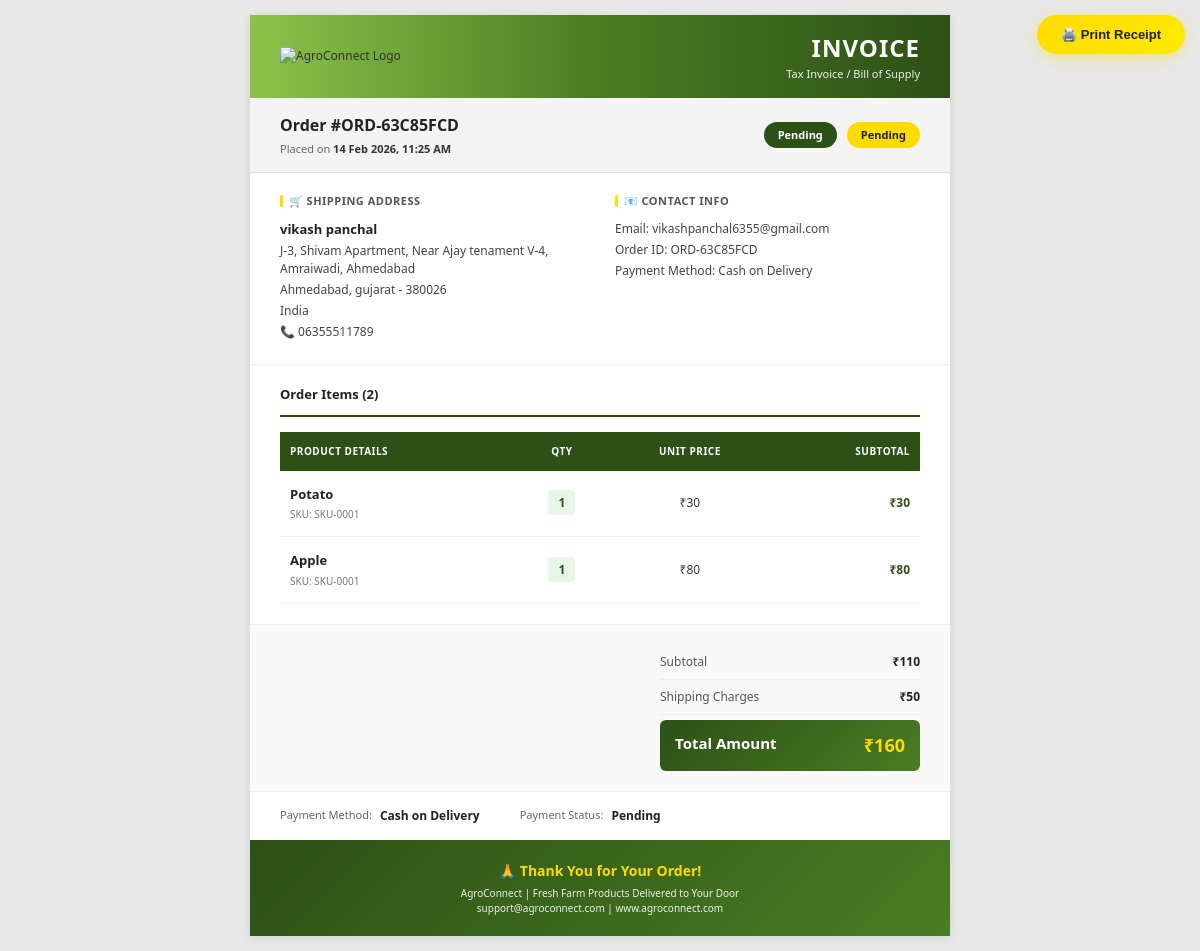
Page /print-receipt/1/ (signed in) on the committed database.
### user/models.py (models this page shows, shortened)
class Order(models.Model):
    STATUS_CHOICES = [
        ('pending', 'Pending'),
        ('processing', 'Processing'),
        ('shipped', 'Shipped'),
        ('delivered', 'Delivered'),
        ('cancelled', 'Cancelled'),
    ]
    order_number = models.CharField(max_length=50, unique=True)
    user = models.ForeignKey(User, on_delete=models.CASCADE, null=True, blank=True)
    farmer = models.ForeignKey('myadmin.Farmer', on_delete=models.SET_NULL, null=True, blank=True, related_name='user_orders')
    session_id = models.CharField(max_length=100, null=True, blank=True)
    first_name = models.CharField(max_length=100)
    last_name = models.CharField(max_length=100)
    email = models.EmailField()
    phone = models.CharField(max_length=20)
    address_line_1 = models.CharField(max_length=255)
    address_line_2 = models.CharField(max_length=255, blank=True, null=True)
    city = models.CharField(max_length=100)
    state = models.CharField(max_length=100)
    postal_code = models.CharField(max_length=20)
    country = models.CharField(max_length=100, default='India')
    status = models.CharField(max_length=20, choices=STATUS_CHOICES, default='pending')
    subtotal = models.DecimalField(max_digits=10, decimal_places=2)
    shipping_cost = models.DecimalField(max_digits=10, decimal_places=2, default=0)
    total = models.DecimalField(max_digits=10, decimal_places=2)
    payment_method = models.CharField(max_length=50, default='cod')
    payment_status = models.CharField(max_length=20, default='pending')
    razorpay_payment_id = models.CharField(max_length=100, null=True, blank=True)
    razorpay_order_id = models.CharField(max_length=100, null=True, blank=True)
    notes = models.TextField(blank=True, null=True)
    created_at = models.DateTimeField(auto_now_add=True)
    updated_at = models.DateTimeField(auto_now=True)
    class Meta:
        ordering = ['-created_at']

class OrderItem(models.Model):
    order = models.ForeignKey(Order, related_name='items', on_delete=models.CASCADE)
    product = models.ForeignKey(Product, on_delete=models.CASCADE)
    quantity = models.IntegerField(default=1)
    price = models.DecimalField(max_digits=10, decimal_places=2)
    subtotal = models.DecimalField(max_digits=10, decimal_places=2)

class Product(models.Model):
    name = models.CharField(max_length=200)
    farmer = models.ForeignKey('myadmin.Farmer', on_delete=models.SET_NULL, null=True, blank=True, related_name='user_products')
    category = models.ForeignKey(Category, on_delete=models.CASCADE)
    description = models.TextField(blank=True, null=True)
    additional_info = models.TextField(blank=True, null=True, help_text="Enter additional info as JSON: {\"key\": \"value\"}")
    reviews = models.TextField(blank=True, null=True, help_text="Enter reviews as JSON: [{\"name\": \"Reviewer\", \"date\": \"Date\", \"comment\": \"Comment\"}]")
    price = models.DecimalField(max_digits=10, decimal_places=2)
    original_price = models.DecimalField(max_digits=10, decimal_places=2, blank=True, null=True)
    image = models.ImageField(upload_to='products/', blank=True, null=True)
    rating = models.FloatField(default=5.0)
    is_new = models.BooleanField(default=False)
    is_hot = models.BooleanField(default=False)
    is_sale = models.BooleanField(default=False)
    stock = models.IntegerField(default=12)
    view_count = models.IntegerField(default=9)
    sold_count = models.IntegerField(default=4)
    sku = models.CharField(max_length=50, default='SKU-0001')
    tags = models.CharField(max_length=200, default='FOOD,NUTS,ORGANIC')
    created_at = models.DateTimeField(auto_now_add=True)

### user/views.py (the view)
# urls.py: path('print-receipt/<int:order_id>/', user_views.print_receipt, name='print_receipt'),
def print_receipt(request, order_id):
    order = get_object_or_404(Order, id=order_id)
    if not _user_can_access_order(request, order):
        messages.error(request, 'You do not have permission to view this receipt.')
        return redirect('index')
    order_items = order.items.all()
    return render(request, 'print-receipt.html', {
        'order': order,
        'order_items': order_items
    })

### user/context_processors.py (called while the page is built)
def cart_context(request):
    cart = None
    cart_count = 0
    cart_total = 0
    if request.session.session_key:
        cart = Cart.objects.filter(session_id=request.session.session_key).first()
        if cart and cart.items.exists():
            cart_count = sum(item.quantity for item in cart.items.all())
            cart_total = sum(item.subtotal for item in cart.items.all())
    return {
        'cart': cart,
        'cart_count': cart_count,
        'cart_total': cart_total,
    }

def categories_context(request):
    categories = Category.objects.annotate(product_count=Count('product'))
    return {
        'categories': categories,
    }

def language_context(request):
    return {
        'current_language': get_language() or 'en',
    }

def notification_context(request):
    settings = SiteSettings.get_settings()
    return {
        'notification_banner': settings.notification_banner if settings.is_notification_active else '',
        'is_notification_active': settings.is_notification_active,
    }

### user/models.py (called while the page is built)
    @classmethod
    def get_settings(cls):
        settings, created = cls.objects.get_or_create(pk=1)
        return settings

### user/views.py (called while the page is built)
def _user_can_access_order(request, order):
    if request.user.is_authenticated:
        return order.user == request.user
    return bool(request.session.session_key and order.session_id == request.session.session_key)

### user/template/print-receipt.html (shortened to what this page needs)
{% load static %}
<!DOCTYPE html>
<html>
<head>
</head>
<body>
    <button class="print-btn" onclick="window.print()">🖨️ Print Receipt</button>
    <div class="receipt">
        <div class="header">
            <div class="logo-section">
                <div class="logo-icon">
                    <img src="{% static 'images/logo/image.png' %}" alt="AgroConnect Logo">
                </div>
            </div>
            <div class="invoice-label">
                <h1>INVOICE</h1>
                <p>Tax Invoice / Bill of Supply</p>
            </div>
        </div>
        <div class="order-bar">
            <div class="order-info-left">
                <h2>Order #{{ order.order_number }}</h2>
                <p>Placed on <strong>{{ order.created_at|date:"d M Y, h:i A" }}</strong></p>
            </div>
            <div class="order-status">
                <span class="status-pill status-order">{{ order.status|title }}</span>
                <span class="status-pill status-payment">{{ order.payment_status|title }}</span>
            </div>
        </div>
        <div class="address-section">
            <div class="address-box">
                <h3>🛒 Shipping Address</h3>
                <p class="name">{{ order.first_name }} {{ order.last_name }}</p>
                <p>{{ order.address_line_1 }}{% if order.address_line_2 %}, {{ order.address_line_2 }}{% endif %}</p>
                <p>{{ order.city }}, {{ order.state }} - {{ order.postal_code }}</p>
                <p>{{ order.country }}</p>
                <p>📞 {{ order.phone }}</p>
            </div>
            <div class="address-box">
                <h3>📧 Contact Info</h3>
                <p>Email: {{ order.email }}</p>
                <p>Order ID: {{ order.order_number }}</p>
                <p>Payment Method:
                    {% if order.payment_method == 'cod' %}Cash on Delivery
                    {% elif order.payment_method == 'online' %}Online Payment
                    {% elif order.payment_method == 'upi' %}UPI
                    {% else %}{{ order.payment_method|title }}
                    {% endif %}
                </p>
            </div>
        </div>
        <div class="products-section">
            <div class="section-header">Order Items ({{ order_items|length }})</div>
            <table class="products-table">
                <thead>
                    <tr>
                        <th>Product Details</th>
                        <th>Qty</th>
                        <th>Unit Price</th>
                        <th>Subtotal</th>
                    </tr>
                </thead>
                <tbody>
                    {% for item in order_items %}
                    <tr>
                        <td>
                            <div class="product-info">
                                <div class="name">{{ item.product.name }}</div>
                                {% if item.product.sku %}
                                <div class="sku">SKU: {{ item.product.sku }}</div>
                                {% endif %}
                            </div>
                        </td>
                        <td><span class="product-qty">{{ item.quantity }}</span></td>
                        <td>₹{{ item.price|floatformat:0 }}</td>
                        <td>₹{{ item.subtotal|floatformat:0 }}</td>
                    </tr>
                    {% endfor %}
                </tbody>
            </table>
        </div>
        <div class="price-section">
            <div class="price-table">
                <div class="price-row">
                    <span class="label">Subtotal</span>
                    <span class="value">₹{{ order.subtotal|floatformat:0 }}</span>
                </div>
                <div class="price-row">
                    <span class="label">Shipping Charges</span>
                    <span class="value">{% if order.shipping_cost == 0 %}<span style="color:#28a745;">FREE</span>{% else %}₹{{ order.shipping_cost|floatformat:0 }}{% endif %}</span>
                </div>
                <div class="price-row total">
                    <span class="label">Total Amount</span>
                    <span class="value">₹{{ order.total|floatformat:0 }}</span>
                </div>
            </div>
        </div>
        <div class="payment-section">
            <div class="payment-item">
                <label>Payment Method:</label>
                <span>
                    {% if order.payment_method == 'cod' %}Cash on Delivery
                    {% elif order.payment_method == 'online' %}Online Payment
                    {% elif order.payment_method == 'upi' %}UPI
                    {% else %}{{ order.payment_method|title }}
                    {% endif %}
                </span>
            </div>
            <div class="payment-item">
                <label>Payment Status:</label>
                <span>{{ order.payment_status|title }}</span>
            </div>
        </div>
        <div class="footer">
            <h3>🙏 Thank You for Your Order!</h3>
            <p>AgroConnect | Fresh Farm Products Delivered to Your Door</p>
            <p>support@agroconnect.com | www.agroconnect.com</p>
        </div>
    </div>
</body>
</html>

### rows in the picture
Order: order_number "ORD-63C85FCD", created_at "14 Feb 2026, 11:25 AM", status "Pending", payment_status "Pending", first_name "vikash", last_name "panchal", address_line_1 "J-3, Shivam Apartment, Near Ajay tenament V-4, Amraiwadi, Ahmedabad", city "Ahmedabad", state "gujarat", postal_code "380026", country "India", phone "06355511789", email "vikashpanchal6355@gmail.com", subtotal "110", shipping_cost "50", total "160"
OrderItem: product.name "Potato", product.sku "SKU-0001", quantity "1", price "30", subtotal "30"
OrderItem: product.name "Apple", product.sku "SKU-0001", quantity "1", price "80", subtotal "80"

### other values in the picture
{{ order_items|length }} "2"
